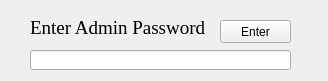
<?xml version="1.0" encoding="UTF-8"?>
<ui version="4.0">
 <class>PasswordForm</class>
 <widget class="QWidget" name="PasswordForm">
  <property name="geometry">
   <rect>
    <x>0</x>
    <y>0</y>
    <width>328</width>
    <height>81</height>
   </rect>
  </property>
  <property name="windowTitle">
   <string>Delete student</string>
  </property>
  <property name="windowIcon">
   <iconset resource="Icons.qrc">
    <normaloff>:/icons/delete.png</normaloff>:/icons/delete.png</iconset>
  </property>
  <widget class="QLineEdit" name="PasswordInputField">
   <property name="geometry">
    <rect>
     <x>30</x>
     <y>50</y>
     <width>261</width>
     <height>20</height>
    </rect>
   </property>
   <property name="sizePolicy">
    <sizepolicy hsizetype="Expanding" vsizetype="Expanding">
     <horstretch>0</horstretch>
     <verstretch>0</verstretch>
    </sizepolicy>
   </property>
   <property name="echoMode">
    <enum>QLineEdit::Password</enum>
   </property>
   <property name="placeholderText">
    <string/>
   </property>
  </widget>
  <widget class="QLabel" name="label">
   <property name="geometry">
    <rect>
     <x>30</x>
     <y>20</y>
     <width>201</width>
     <height>16</height>
    </rect>
   </property>
   <property name="font">
    <font>
     <family>Times New Roman</family>
     <pointsize>14</pointsize>
     <weight>50</weight>
     <italic>false</italic>
     <bold>false</bold>
    </font>
   </property>
   <property name="text">
    <string>Enter Admin Password</string>
   </property>
  </widget>
  <widget class="QPushButton" name="EnterPasswordButton">
   <property name="geometry">
    <rect>
     <x>220</x>
     <y>20</y>
     <width>71</width>
     <height>23</height>
    </rect>
   </property>
   <property name="text">
    <string>Enter</string>
   </property>
  </widget>
 </widget>
 <resources>
  <include location="Icons.qrc"/>
 </resources>
 <connections/>
</ui>
